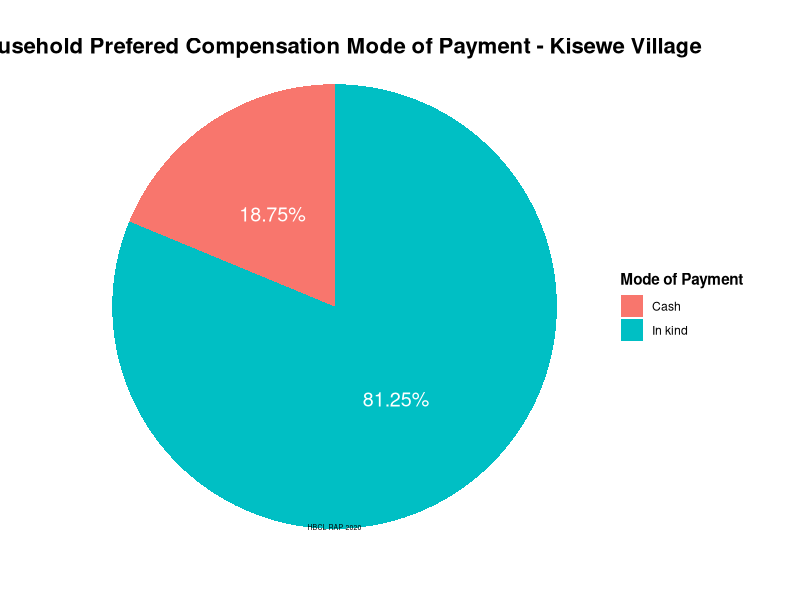
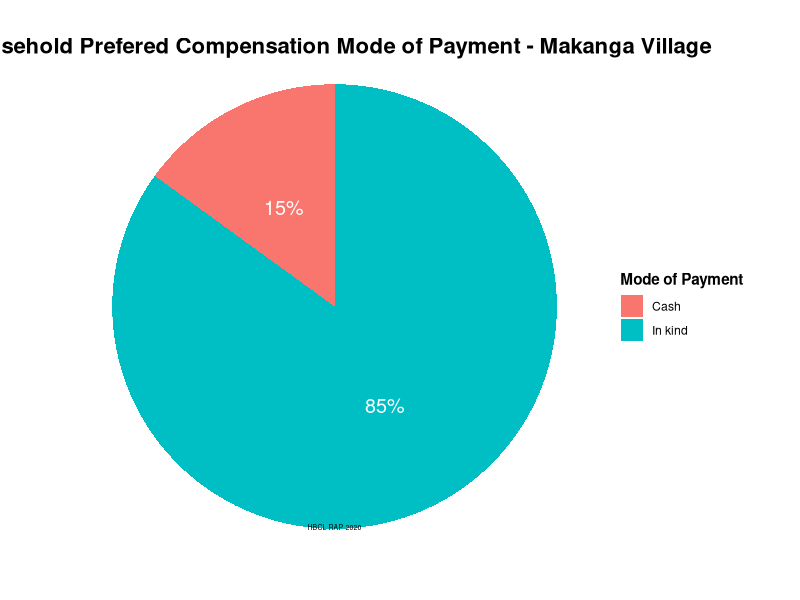
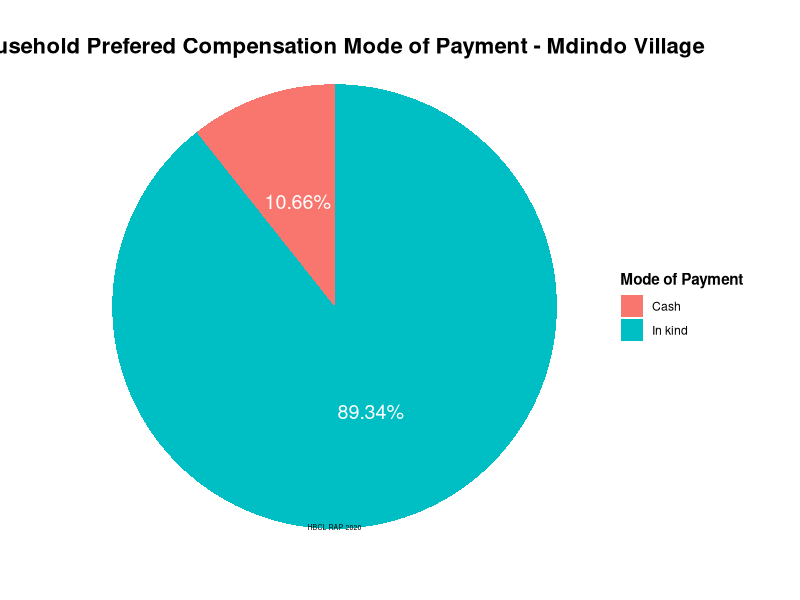
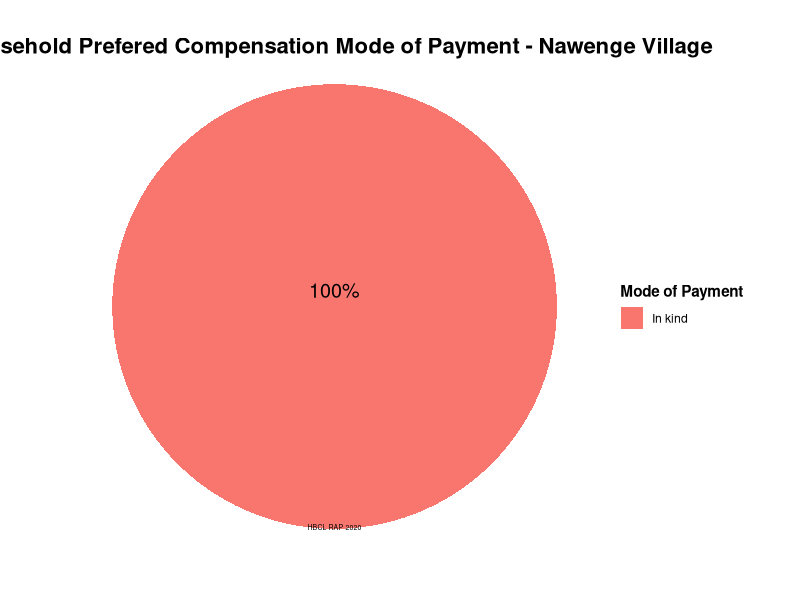

These figures' R source, in order:
      # Household Survey data analysis - COMPENSATION  PAYMENT MODE 
      # Harmonic Biosphere Company Limited
      # W. Simbila
      # June, 2020
      
      # Set working directory --------------------------------------------------------
      setwd("~")
      dir.create("RAP", showWarnings = FALSE)
      setwd("~/RAP")
      
      # Load/install required packageslibralies ---------------------------------------
      library(tidyverse)
      library(scales)
      library(ggrepel)
      
      
      options(scipen = 999)
      
      
      df<-read.csv("Household_Survey.csv",check.names = TRUE,stringsAsFactors = FALSE)
      
      
      # Renaming varibales
      df<-df %>% 
        rename(Respondent_Name = Respondent_.Name,
               HoH_N = HoH_.N, HM1_N = HM1_.N, HM7_G = HM6_G.1, HM8_G = HM_G)
      
      # MODE OD COMPENSATION PAYMENT -------------------------------
      df_payment <- df %>% 
        select(Village, Mode.of.Compersation) %>%
        mutate(Mode.of.Compersation = ifelse(Mode.of.Compersation == "", NA, Mode.of.Compersation)) %>% 
        group_by(Village, Mode.of.Compersation) %>% 
        summarise(Payment_Mode = n()) %>% 
        filter(!is.na(Mode.of.Compersation)) %>% 
        mutate(Payment_Mode_Per = round(Payment_Mode/sum(Payment_Mode)*100, digits = 2)) %>% 
        view()
      
      
      # Kisewe Village Compesation payment mode Pie Chart Plot
      df_Kisewe <- df_payment %>% 
        filter(Village == "Kisewe")
      ggplot(data = df_Kisewe, aes(x = "", y = Payment_Mode_Per, fill = Mode.of.Compersation))+
        geom_bar(stat = "identity")+
        coord_polar("y", start = 0)+
        geom_text(aes(label = str_c(Payment_Mode_Per, "%")), position = position_stack(vjust = 0.5), size = 5, colour = "white")+
        labs(title = "Household Prefered Compensation Mode of Payment - Kisewe Village", caption = "HBCL RAP 2020", fill = "Mode of Payment")+
        theme_void()+
        theme(plot.title = element_text(hjust = 0.5, size = 16, face = "bold", vjust = -5))+
        theme(legend.title = element_text(face = "bold"))+
        theme(plot.caption = element_text(size = 5, vjust = 35, hjust = 0.5))
      
      # Makanga Village Compesation payment mode Pie Chart Plot
      df_Makanga <- df_payment %>% 
        filter(Village == "Makanga")
      ggplot(data = df_Makanga, aes(x = "", y = Payment_Mode_Per, fill = Mode.of.Compersation))+
        geom_bar(stat = "identity")+
        coord_polar("y", start = 0)+
        geom_text(aes(label = str_c(Payment_Mode_Per, "%")), position = position_stack(vjust = 0.5), size = 5, colour = "white")+
        labs(title = "Household Prefered Compensation Mode of Payment - Makanga Village", caption = "HBCL RAP 2020", fill = "Mode of Payment")+
        theme_void()+
        theme(plot.title = element_text(hjust = 0.5, size = 16, face = "bold", vjust = -5))+
        theme(legend.title = element_text(face = "bold"))+
        theme(plot.caption = element_text(size = 5, vjust = 35, hjust = 0.5))
      
      # Mdindo Village Compesation payment mode Pie Chart Plot
      df_Mdindo <- df_payment %>% 
        filter(Village == "Mdindo")
      ggplot(data = df_Mdindo, aes(x = "", y = Payment_Mode_Per, fill = Mode.of.Compersation))+
        geom_bar(stat = "identity")+
        coord_polar("y", start = 0)+
        geom_text(aes(label = str_c(Payment_Mode_Per, "%")), position = position_stack(vjust = 0.5), size = 5, colour = "white")+
        labs(title = "Household Prefered Compensation Mode of Payment - Mdindo Village", caption = "HBCL RAP 2020", fill = "Mode of Payment")+
        theme_void()+
        theme(plot.title = element_text(hjust = 0.5, size = 16, face = "bold", vjust = -5))+
        theme(legend.title = element_text(face = "bold"))+
        theme(plot.caption = element_text(size = 5, vjust = 35, hjust = 0.5))
      
      
      # Nawenge Village Compesation payment mode Pie Chart Plot- 
      df_Nawenge <- df_payment %>% 
        filter(Village == "Nawenge")
      ggplot(data = df_Nawenge, aes(x = "", y = Payment_Mode_Per, fill = Mode.of.Compersation))+
        geom_bar(stat = "identity")+
        coord_polar("y", start = 0)+
        geom_text(aes(label = str_c(Payment_Mode_Per, "%")), position = position_stack(vjust = 0.5),vjust = -8, size = 5, colour = "black")+
        labs(title = "Household Prefered Compensation Mode of Payment - Nawenge Village", caption = "HBCL RAP 2020", fill = "Mode of Payment")+
        theme_void()+
        theme(plot.title = element_text(hjust = 0.5, size = 16, face = "bold", vjust = -5))+
        theme(legend.title = element_text(face = "bold"))+
        theme(plot.caption = element_text(size = 5, vjust = 35, hjust = 0.5))
